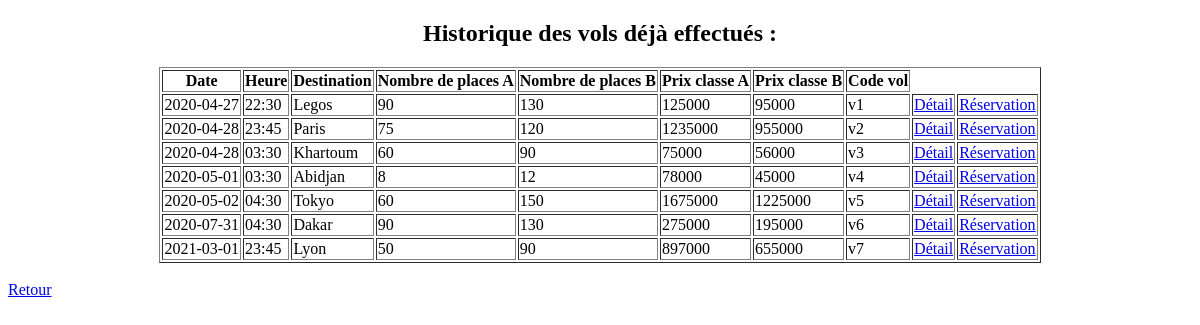
The app's page /historique.php with its own data.
### tables this page shows
CREATE TABLE IF NOT EXISTS `vol` (
  `codevol` varchar(20) NOT NULL,
  `date_depart` varchar(20) NOT NULL,
  `heure_depart` varchar(20) NOT NULL,
  `destination` varchar(100) NOT NULL,
  `nb_classa` smallint(6) NOT NULL,
  `nb_classb` smallint(6) NOT NULL,
  `prix_classa` int(11) NOT NULL,
  `prix_classb` int(11) NOT NULL,
  PRIMARY KEY (`codevol`)
);

### historique.php (the view, shortened to what this page needs)
<?php
$servername = "localhost";
$username = "root";
$password = "";
$dbname = "aerobase";
$conn = mysqli_connect($servername, $username, $password, $dbname);
?>
<!DOCTYPE html>
<html>
<head>
	<link rel="stylesheet" type="text/css" href="mystyle.css">
</head>
<body>
	<div align="center">
	<?php
	print'<h2>Historique des vols déjà effectués :</h2>';
	     $rq=mysqli_query($conn,"select * from vol where date_depart <> '0000-00-00' and datediff(date_depart,now())<=-1");
	print'<table border="1" class="tab"><tr><th>Date</th><th>Heure</th>
	<th>Destination</th><th>Nombre de places A</th><th>Nombre de places B</th><th>Prix classe A</th><th>Prix classe B</th><th>Code vol</th></tr>';
	     while($rst=mysqli_fetch_assoc($rq)){
	        $dat_dep=$rst['date_depart'];
	        $heure_dep=$rst['heure_depart'];
	        $dest=$rst['destination'];
	        $nb_classea=$rst['nb_classa'];
	        $nb_classeb=$rst['nb_classb'];
	        $prix_classea=$rst['prix_classa'];
	        $prix_classeb=$rst['prix_classb'];
	        $levol=$rst['codevol'];
	         print"<tr>";
	         echo"<td>$dat_dep</td>";
	         echo"<td>$heure_dep</td>";
	         echo"<td>$dest</td>";
	         echo"<td>$nb_classea</td>";
	         echo"<td>$nb_classeb</td>";
	         echo"<td>$prix_classea</td>";
	         echo"<td>$prix_classeb</td>";
	         echo"<td>$levol</td>";
	         echo'<td><a href="detail.php?Matricule='.$rst['codevol'].'">Détail</a></td>';
	         echo'<td><a href="reservation.php?Matricule='.$rst['codevol'].'">Réservation</a></td>';
	         print"</tr>";
	     }
	   print'</table>';
	?>
	</div><br>
	<a href="admin_page.php">Retour</a><br>
</body>
</html>

### records on screen
vol: date_depart "2020-04-27", heure_depart "22:30", destination "Legos", nb_classa "90", nb_classb "130", prix_classa "125000", prix_classb "95000", codevol "v1"
vol: date_depart "2020-04-28", heure_depart "23:45", destination "Paris", nb_classa "75", nb_classb "120", prix_classa "1235000", prix_classb "955000", codevol "v2"
vol: date_depart "2020-04-28", heure_depart "03:30", destination "Khartoum", nb_classa "60", nb_classb "90", prix_classa "75000", prix_classb "56000", codevol "v3"
vol: date_depart "2020-05-01", heure_depart "03:30", destination "Abidjan", nb_classa "8", nb_classb "12", prix_classa "78000", prix_classb "45000", codevol "v4"
vol: date_depart "2020-05-02", heure_depart "04:30", destination "Tokyo", nb_classa "60", nb_classb "150", prix_classa "1675000", prix_classb "1225000", codevol "v5"
vol: date_depart "2020-07-31", heure_depart "04:30", destination "Dakar", nb_classa "90", nb_classb "130", prix_classa "275000", prix_classb "195000", codevol "v6"
vol: date_depart "2021-03-01", heure_depart "23:45", destination "Lyon", nb_classa "50", nb_classb "90", prix_classa "897000", prix_classb "655000", codevol "v7"
